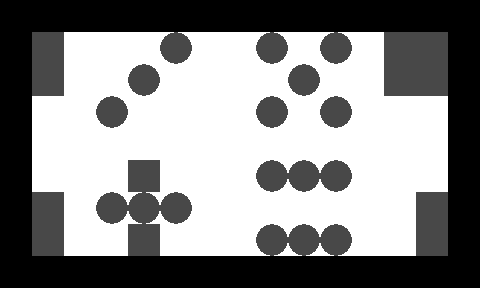

A 2D game scene composited from a Tiled map and its tileset images. What follows is a short description and the map's XML, with every tile layer's data as written:
An orthogonal 15x9 tile map with 32x32 px tiles, 2 tile layers (1, 2).

<map version="1.0" orientation="orthogonal" width="15" height="9" tilewidth="32" tileheight="32">
 <tileset firstgid="1" name="n_tiles1" tilewidth="32" tileheight="32">
  <image source="../../images/map/common/n_tiles1.png" width="128" height="64" />
 </tileset>
 <layer name="1" width="15" height="9">
  <data encoding="csv">
1,1,1,1,1,1,1,1,1,1,1,1,1,1,1,
1,1,1,1,1,1,1,1,1,1,1,1,1,1,1,
1,1,1,1,1,1,1,1,1,1,1,1,1,1,1,
1,1,1,1,1,1,1,1,1,1,1,1,1,1,1,
1,1,1,1,1,1,1,1,1,1,1,1,1,1,1,
1,1,1,1,1,1,1,1,1,1,1,1,1,1,1,
1,1,1,1,1,1,1,1,1,1,1,1,1,1,1,
1,1,1,1,1,1,1,1,1,1,1,1,1,1,1,
1,1,1,1,1,1,1,1,1,1,1,1,1,1,1
</data>
 </layer>
 <layer name="2" width="15" height="9">
  <data encoding="csv">
2,2,2,2,2,2,2,2,2,2,2,2,2,2,2,
2,4,0,0,0,3,0,0,3,0,3,0,4,4,2,
2,4,0,0,3,0,0,0,0,3,0,0,4,4,2,
2,0,0,3,0,0,0,0,3,0,3,0,0,0,2,
2,0,0,0,0,0,0,0,0,0,0,0,0,0,2,
2,0,0,0,4,0,0,0,3,3,3,0,0,0,2,
2,4,0,3,3,3,0,0,0,0,0,0,0,4,2,
2,4,0,0,4,0,0,0,3,3,3,0,0,4,2,
2,2,2,2,2,2,2,2,2,2,2,2,2,2,2
</data>
 </layer>
</map>
